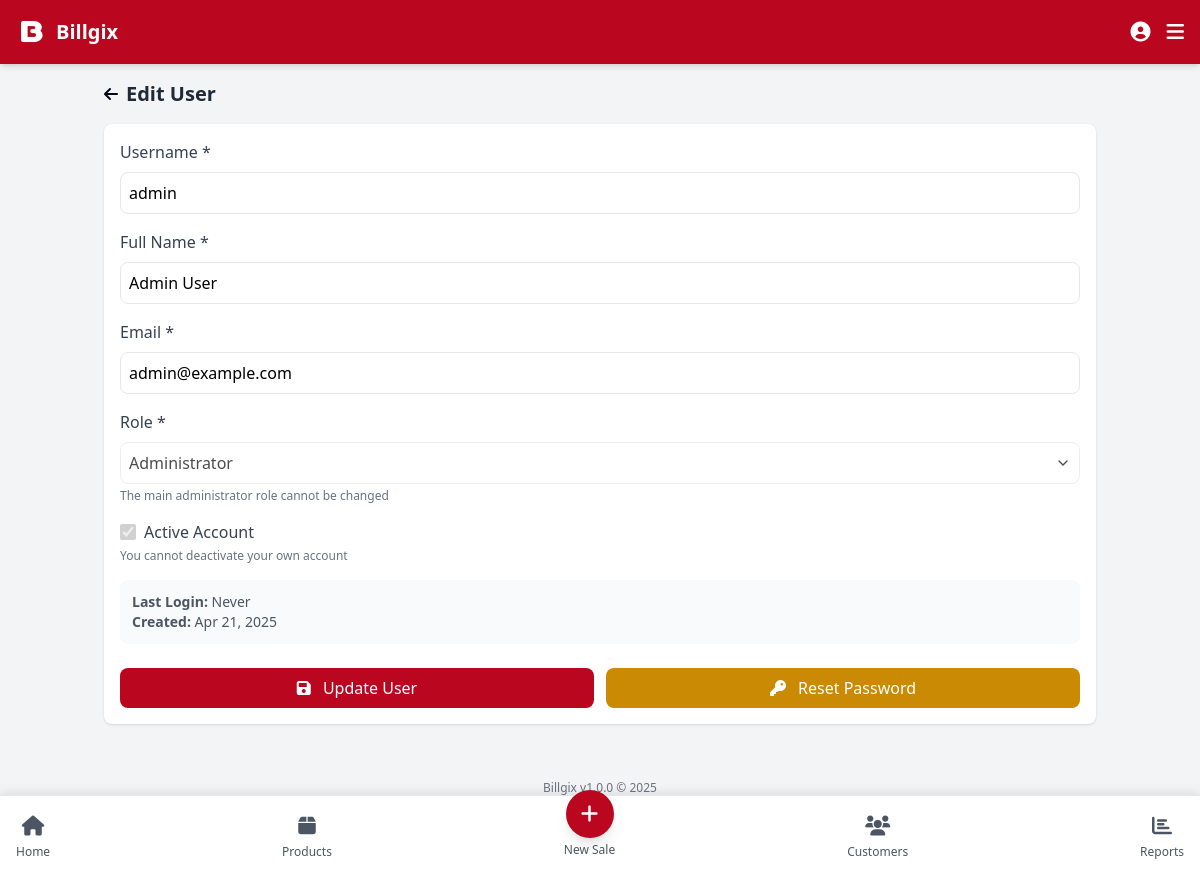
The app's page /modules/users/edit.php?id=1 (signed in) with its own data.
### tables this page shows
CREATE TABLE IF NOT EXISTS users (
    id INT AUTO_INCREMENT PRIMARY KEY,
    username VARCHAR(50) NOT NULL UNIQUE,
    password VARCHAR(255) NOT NULL,
    name VARCHAR(100) NOT NULL,
    email VARCHAR(100),
    role ENUM('admin', 'manager', 'staff') NOT NULL DEFAULT 'staff',
    active BOOLEAN NOT NULL DEFAULT TRUE,
    lastLogin DATETIME,
    resetToken VARCHAR(100) NULL,
    resetExpiry DATETIME NULL,
    createdAt DATETIME NOT NULL,
    updatedAt DATETIME
);

### includes/db.php (called while the page is built, shortened)
<?php
class Database {
    private $conn;
    public function __construct() {
        try {
            $this->conn = new PDO(
                "mysql:host=" . DB_HOST . ";dbname=" . DB_NAME,
                DB_USER,
                DB_PASS,
                array(PDO::ATTR_ERRMODE => PDO::ERRMODE_EXCEPTION)
            );
        } catch(PDOException $e) {
            echo "Connection Error: " . $e->getMessage();
            exit;
        }
    }
    public function query($sql, $params = []) {
        $stmt = $this->conn->prepare($sql);
        $stmt->execute($params);
        return $stmt;
    }
    public function select($sql, $params = []) {
        $stmt = $this->query($sql, $params);
        return $stmt->fetchAll(PDO::FETCH_ASSOC);
    }
}
$db = new Database();
?>

### includes/functions.php (called while the page is built, shortened)
<?php
require_once 'db.php';
function getCurrentUserId() {
    return $_SESSION['user_id'] ?? null;
}

### modules/users/edit.php (the view, shortened to what this page needs)
<?php
$basePath = '../../';
include $basePath . 'includes/header.php';
$userId = (int)$_GET['id'];
$user = $db->select("SELECT * FROM users WHERE id = :id", ['id' => $userId]);
$user = $user[0];
?>
<div class="mb-6">
    <div class="flex items-center mb-4">
        <a href="list.php" class="mr-2 text-slate-950">
            <i class="fas fa-arrow-left"></i>
        </a>
        <h2 class="text-xl font-bold text-gray-800">Edit User</h2>
    </div>
    <form method="POST" class="bg-white rounded-lg shadow p-4">
        <div class="mb-4">
            <label for="username" class="block text-gray-700 font-medium mb-2">Username *</label>
            <input type="text" id="username" name="username" class="w-full p-2 border rounded-lg focus:outline-none focus:ring-2 focus:ring-red-900" required value="<?= $user['username'] ?>">
        </div>
        <div class="mb-4">
            <label for="name" class="block text-gray-700 font-medium mb-2">Full Name *</label>
            <input type="text" id="name" name="name" class="w-full p-2 border rounded-lg focus:outline-none focus:ring-2 focus:ring-red-900" required value="<?= $user['name'] ?>">
        </div>
        <div class="mb-4">
            <label for="email" class="block text-gray-700 font-medium mb-2">Email *</label>
            <input type="email" id="email" name="email" class="w-full p-2 border rounded-lg focus:outline-none focus:ring-2 focus:ring-red-900" required value="<?= $user['email'] ?>">
        </div>
        <div class="mb-4">
            <label for="role" class="block text-gray-700 font-medium mb-2">Role *</label>
            <select id="role" name="role" class="w-full p-2 border rounded-lg focus:outline-none focus:ring-2 focus:ring-red-900" required <?= $user['username'] === 'admin' ? 'disabled' : '' ?>>
                <option value="admin" <?= $user['role'] === 'admin' ? 'selected' : '' ?>>Administrator</option>
            </select>
            <?php if ($user['username'] === 'admin'): ?>
            <p class="text-xs text-gray-500 mt-1">The main administrator role cannot be changed</p>
            <?php endif; ?>
        </div>
        <div class="mb-4">
            <div class="flex items-center">
                <input type="checkbox" id="active" name="active" class="h-4 w-4 text-red-900 focus:ring-red-900 border-gray-300 rounded" <?= $user['active'] ? 'checked' : '' ?> <?= $userId == getCurrentUserId() ? 'disabled' : '' ?>>
                <label for="active" class="ml-2 block text-gray-700">Active Account</label>
            </div>
            <?php if ($userId == getCurrentUserId()): ?>
            <p class="text-xs text-gray-500 mt-1">You cannot deactivate your own account</p>
            <?php else: ?>
            <p class="text-xs text-gray-500 mt-1">Inactive users cannot log in to the system</p>
            <?php endif; ?>
        </div>
        <div class="mb-4 p-3 bg-gray-50 rounded-lg">
            <p class="text-sm text-gray-600">
                <strong>Last Login:</strong>
                <?= !empty($user['lastLogin']) ? date('M d, Y g:i A', strtotime($user['lastLogin'])) : 'Never' ?>
            </p>
            <p class="text-sm text-gray-600">
                <strong>Created:</strong>
                <?= date('M d, Y', strtotime($user['createdAt'])) ?>
            </p>
        </div>
        <div class="mt-6 flex space-x-3">
            <button type="submit" class="flex-1 bg-red-900 text-white py-2 px-4 rounded-lg hover:bg-red-900 transition">
                <i class="fas fa-save mr-2"></i> Update User
            </button>
            <a href="reset.php?id=<?= $userId ?>" class="flex-1 bg-yellow-600 text-white py-2 px-4 rounded-lg hover:bg-yellow-700 transition text-center">
                <i class="fas fa-key mr-2"></i> Reset Password
            </a>
        </div>
    </form>
</div>
<nav class="fixed bottom-0 left-0 right-0 bg-white border-t flex justify-between items-center p-2 bottom-nav">
    <a href="../../index.php" class="flex flex-col items-center p-2 text-gray-600">
        <i class="fas fa-home text-xl"></i>
        <span class="text-xs mt-1">Home</span>
    </a>
    <a href="../products/list.php" class="flex flex-col items-center p-2 text-gray-600">
        <i class="fas fa-box text-xl"></i>
        <span class="text-xs mt-1">Products</span>
    </a>
    <a href="../sales/add.php" class="flex flex-col items-center p-2 text-gray-600">
        <div class="bg-red-900 text-white rounded-full w-12 h-12 flex items-center justify-center -mt-6 shadow-lg">
            <i class="fas fa-plus text-xl"></i>
        </div>
        <span class="text-xs mt-1">New Sale</span>
    </a>
    <a href="../customers/list.php" class="flex flex-col items-center p-2 text-gray-600">
        <i class="fas fa-users text-xl"></i>
        <span class="text-xs mt-1">Customers</span>
    </a>
    <a href="../reports/index.php" class="flex flex-col items-center p-2 text-gray-600">
        <i class="fas fa-chart-bar text-xl"></i>
        <span class="text-xs mt-1">Reports</span>
    </a>
</nav>
<?php
include $basePath . 'includes/footer.php';
?>

### assets/css/app.css (style rules this page uses)
select { -webkit-appearance: none; -moz-appearance: none; appearance: none; background-size: 1em; padding-right: 2.5rem; text-overflow: ellipsis; }
select option { color: initial; }

### includes/header.php (style rules this page uses)
body { touch-action: manipulation; -webkit-tap-highlight-color: transparent; -webkit-touch-callout: none; overscroll-behavior: none; }
.bottom-nav { box-shadow: 0 -2px 10px rgba(0, 0, 0, 0.1); }
html { overscroll-behavior-y: contain; -webkit-touch-callout: none; }

### records on screen
users: username "admin", name "Admin User", email "admin@example.com", role "Administrator", active "☑", createdAt "Apr 21, 2025"

### other values on screen
APP_NAME "Billgix"
APP_VERSION "1.0.0"
